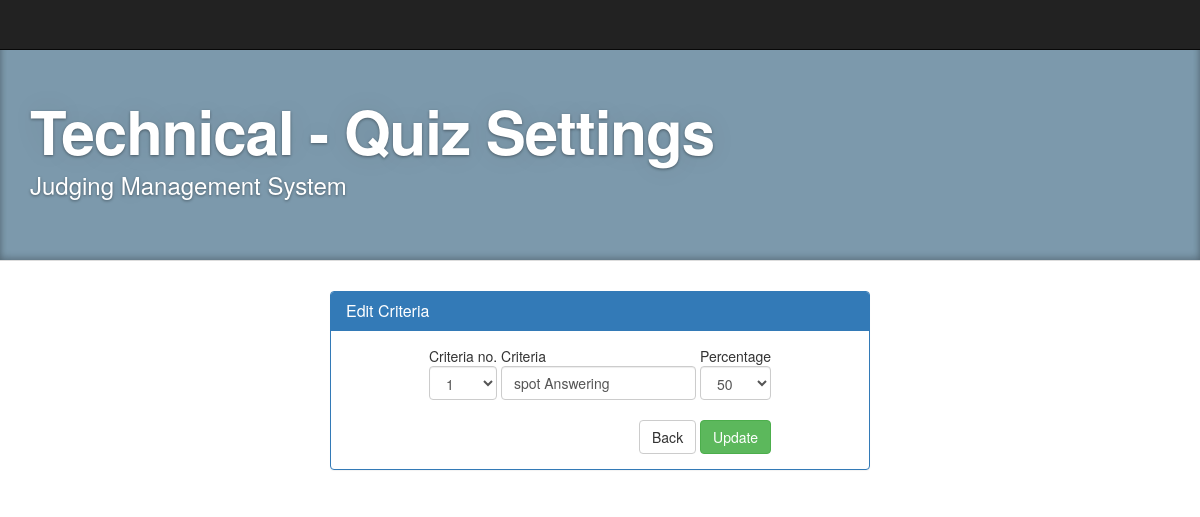
The app's page /judge/edit_criteria.php?crit_id=11&sub_event_id=4&se_name=Technical - Quiz (signed in) with its own data.
### tables this page shows
CREATE TABLE `criteria` (
  `criteria_id` int(11) NOT NULL,
  `subevent_id` int(11) NOT NULL,
  `criteria` text NOT NULL,
  `percentage` int(11) NOT NULL,
  `criteria_ctr` int(11) NOT NULL
);

### judge/edit_criteria.php (the view, shortened to what this page needs)
<!DOCTYPE html>
<html lang="en">
  <?php
  include('header.php');
    include('session.php');
    $sub_event_id=$_GET['sub_event_id'];
    $se_name=$_GET['se_name'];
    $crit_id=$_GET['crit_id'];
  ?>
  <body>
    <div class="navbar navbar-inverse navbar-fixed-top">
    </div>
<header class="jumbotron subhead" id="overview">
  <div class="container">
    <h1><?php echo $se_name; ?> Settings</h1>
    <p class="lead">Judging Management System</p>
  </div>
</header>
    <div class="container">
   <form method="POST">
   <div class="col-lg-3">
   </div>
   <div class="col-lg-6">
 <div class="panel panel-primary">
            <div class="panel-heading">
              <h3 class="panel-title">Edit Criteria</h3>
            </div>
     <div class="panel-body">
   <table align="center">
  <?php
   	$crit_query = $conn->query("SELECT * FROM criteria WHERE criteria_id='$crit_id'") or die(mysql_error());
    while ($crit_row = $crit_query->fetch())
        { ?>
   <tr>
   <td>
   Criteria no. <br />
   <select name="crit_ctr" class="form-control">
   <option><?php echo $crit_row['criteria_ctr']; ?></option>
   </select></td>
   <td>&nbsp;</td>
   <td>
    Criteria <br />
   <input name="criteria" type="text" class="form-control" value="<?php echo $crit_row['criteria']; ?>" /></td>
   <td>&nbsp;</td>
   <td>
    Percentage <br />
    <select name="percentage" class="form-control">
    <option><?php echo $crit_row['percentage']; ?></option>
  </select>
  </td>
   </tr>
  <?php } ?>
  <tr>
  <td colspan="5">&nbsp;</td>
  </tr>
  <tr>
  <td colspan="5" align="right"><a href="sub_event_details_edit.php?sub_event_id=<?php echo $sub_event_id;?>&se_name=<?php echo $se_name;?>" class="btn btn-default">Back</a>&nbsp;<button name="edit_crit" class="btn btn-success">Update</button></td>
  </tr>
  </table>
</div>
          </div>
  </div>
 <div class="col-lg-3">
   </div>
</form>
          </div>
  </body>
</html>

### judge/assets/css/docs.css (style rules this page uses)
body { position: relative; padding-top: 40px; }
body > .navbar { font-size: 13px; }
.jumbotron { position: relative; padding: 40px 0; color: #fff; text-align: center; text-shadow: 0 1px 3px rgba(0,0,0,.4), 0 0 30px rgba(0,0,0,.075); background: #7C99AC; filter: progid:DXImageTransform.Microsoft.gradient( startColorstr='#001995', endColorstr='#5E79FD',GradientType=1 ); -webkit-box-shadow: inset 0 3px 7px rgba(0,0,0,.2), inset 0 -3px 7px rgba(0,0,0,.2); -moz-box-shadow: inset 0 3px 7px rgba(0,0,0,.2), inset 0 -3px 7px rgba(0,0,0,.2); box-shadow: inset 0 3px 7px rgba(0,0,0,.2), inset 0 -3px 7px rgba(0,0,0,.2); }
.jumbotron h1 { font-size: 80px; font-weight: bold; letter-spacing: -1px; line-height: 1; }
.jumbotron p { font-size: 24px; font-weight: 300; line-height: 1.25; margin-bottom: 30px; }
.jumbotron .container { position: relative; z-index: 2; }
.subhead { text-align: left; border-bottom: 1px solid #ddd; }
.subhead h1 { font-size: 60px; }
.subhead p { margin-bottom: 20px; }

### records on screen
criteria: crit_ctr "1", criteria "spot Answering", percentage "50"

### other values on screen
$se_name "Technical - Quiz"
